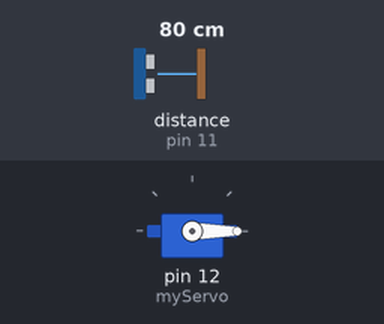
This sketch was run on a simulated Arduino Uno, built with avr-gcc and run on an emulated ATmega328P. Parts: servo. Wiring (inferred from the names in the program): ultrasonic range finder: trigger pin 10; echo pin 11. The test bench sets the inputs (shaded band); at power-on: distance to the obstacle (sensor on pin 11) 80 cm. The echo pulse lasts 58.3 µs per cm; what the sketch prints to the serial monitor is not drawn.

Above: at 0.01 s.
1.3 s: distance to the obstacle (sensor on pin 11) set to 2 cm
At 2.0 s:
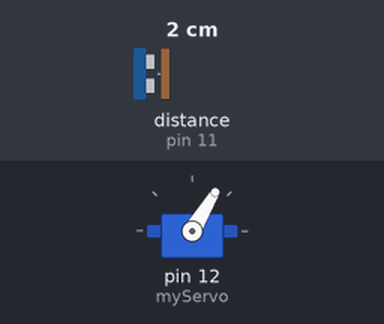
4.3 s: distance to the obstacle (sensor on pin 11) set to 299 cm
At 4.46 s:
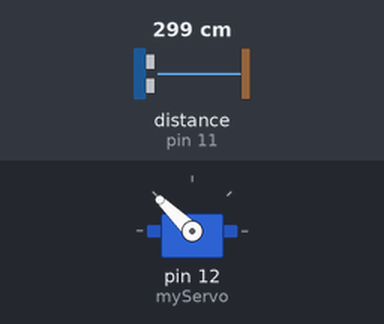
Timing chart, 0 to 13.3 s (numbered marks = the images above; inputs shaded):
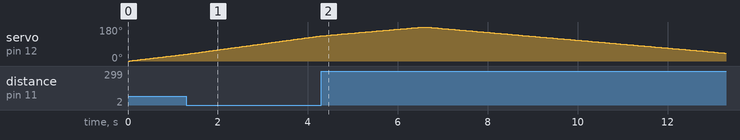

Measured:
- by itself, servo on pin 12 (myServo): rises from 133° to 180° in 2.2 s, then falls to 42° in 6.7 s

The sketch:

radar.ino
```cpp
/* Radar using ultrasonic sensor (Arduino code)
 * By Samaksh Sethi
 *
 * Execution procedure:
 * 1. The distance from the ultrasonic sensor is measured
 * 2. The data is written to the serial monitor in the format: "angle,distance."
 * GitHub link - https://github.com/samakshsethi/radar
 */

#include <Servo.h>

const int trigPin = 10;     //Trigger pin of the ultrasonic sensor
const int echoPin = 11;     //Echo pin of the ultrasonic sensor
const int startAngle = 0;  //Starting angle of servo motor
const int endAngle = 180;   //Final angle of servo motor

long pulseTime;
int dist;

Servo myServo;    //Servo object for the servo motor

void setup() {
  pinMode(trigPin, OUTPUT);
  pinMode(echoPin, INPUT);
  Serial.begin(9600);
  myServo.attach(12);   //Servo motor attached to pin #12
}
void loop() {

  for(int i=startAngle;i<=endAngle;i++){
  myServo.write(i);
  delay(30);
  dist=calculateDistance();
  Serial.print(i);      // Sends the angle to the serial port
  Serial.print(",");
  Serial.print(dist);   //Sends the distance to the serial port
  Serial.print(".");
  }

  for(int i=endAngle;i>startAngle;i--){
  myServo.write(i);
  delay(30);
  dist=calculateDistance();
  Serial.print(i);       // Sends the angle to the serial port
  Serial.print(",");
  Serial.print(dist);    //Sends the distance to the serial port
  Serial.print(".");
  }
}

int calculateDistance(){    //Function for calculating the distance measured by the ultrasonic sensor

  digitalWrite(trigPin, LOW);
  delayMicroseconds(2);
  digitalWrite(trigPin, HIGH);    // Sets the trigPin on HIGH state for 10 microseconds
  delayMicroseconds(10);
  digitalWrite(trigPin, LOW);
  pulseTime=pulseIn(echoPin, HIGH);    //Returns the sound wave travel time in microseconds
  dist=pulseTime*0.034/2;    //distance=time*speed, here time->time/2 because the echo travels on the same line twice
  return dist;
}
```
